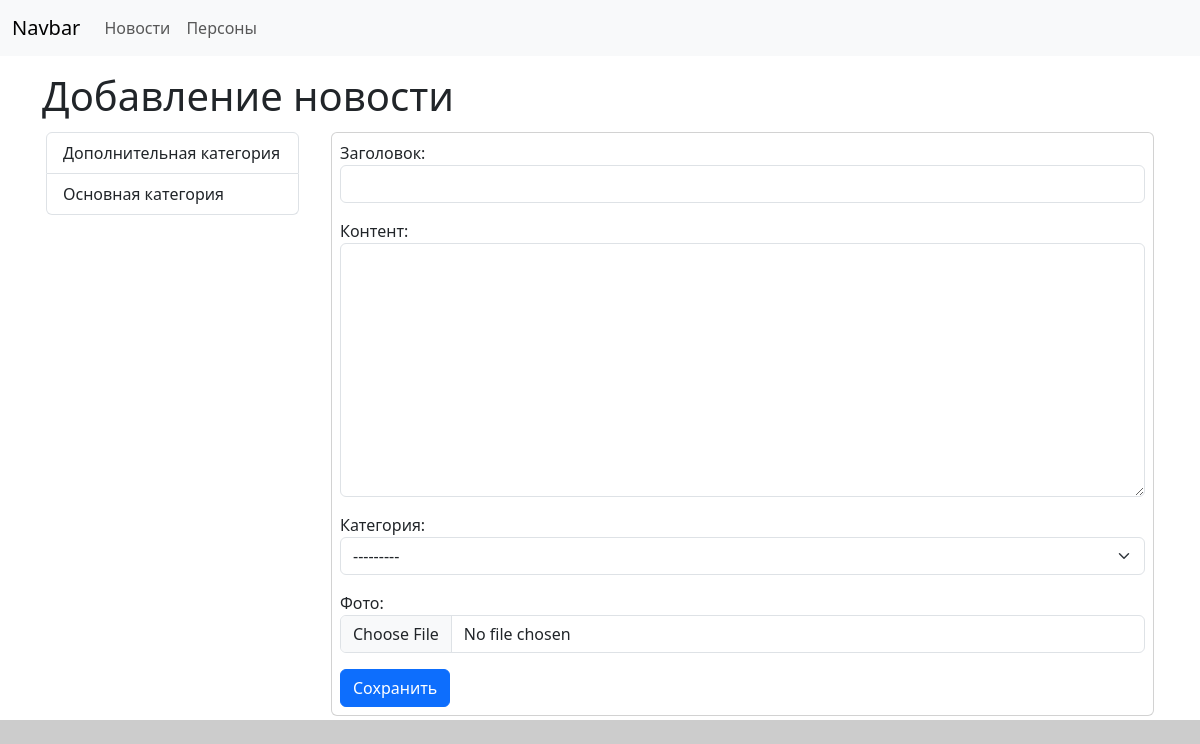
Page /news/news/add on the committed database.
### news/models.py (models this page shows)
class NewsCategory(models.Model):
    title = models.CharField(max_length=100,verbose_name='Название')
    def __str__(self):
        return self.title
    def get_absolute_url(self):
        return reverse_lazy('catnews', kwargs={'catid': self.pk})
    class Meta:
        verbose_name = 'Категория'
        verbose_name_plural = 'Категории'
        ordering = ['title']

### news/views.py (the view)
# urls.py: path("news/add", addnews, name="addnews"),
def addnews(request):
    if request.method == 'POST':
        form = NewsForm(request.POST, request.FILES)
        if form.is_valid():
            news = form.save()
            return redirect('allnews')
    else:
        form = NewsForm()
        return render(request, 'news/addnews.html', {'form': form, 'title': 'Добавление новости'})

### news/forms.py (shortened to what this page needs)
class NewsForm(forms.ModelForm):
    class Meta:
        model = News
        fields = ['title','content','category','photo']
        widgets = {
            'title': forms.TextInput(attrs={'class': 'form-control'}),
            'content': forms.Textarea(attrs={'class': 'form-control'}),
            'category': forms.Select(attrs={'class': 'form-select'}),
            'photo': forms.FileInput(attrs={'class': 'form-control'}),
        }

### news/templatetags/news_tag.py (called while the page is built)
@register.simple_tag(name='get_cats')
def get_cats():
    return NewsCategory.objects.all()

### news/templates/news/addnews.html (shortened to what this page needs)
{% extends 'base.html' %}
{% block sidebar %}
{% include 'news/listcat.html' %}
{% endblock %}
{% block content %}
<div class="card m-1 p-2">
 <form method="post" action="{% url 'addnews' %}">
  {{ form.as_p }}
  <input type="submit" class="btn btn-primary" value="Сохранить">
 </form>
</div>
{% endblock %}

### news/templates/news/listcat.html
{% load news_tag %}
<div class="list-group m-1">
    {% get_cats as cats %}
    {% for i in cats %}
    <a href="{{ i.get_absolute_url }}" class="list-group-item list-group-item-action">{{i.title}}</a>
    {% endfor %}
</div>

### myproj/static/css/style.css (style rules this page uses)
:root { background-color: #ccc !important; }

### rows in the picture
NewsCategory: title "Дополнительная категория"
NewsCategory: title "Основная категория"

### other values in the picture
{{ title }} "Добавление новости"
